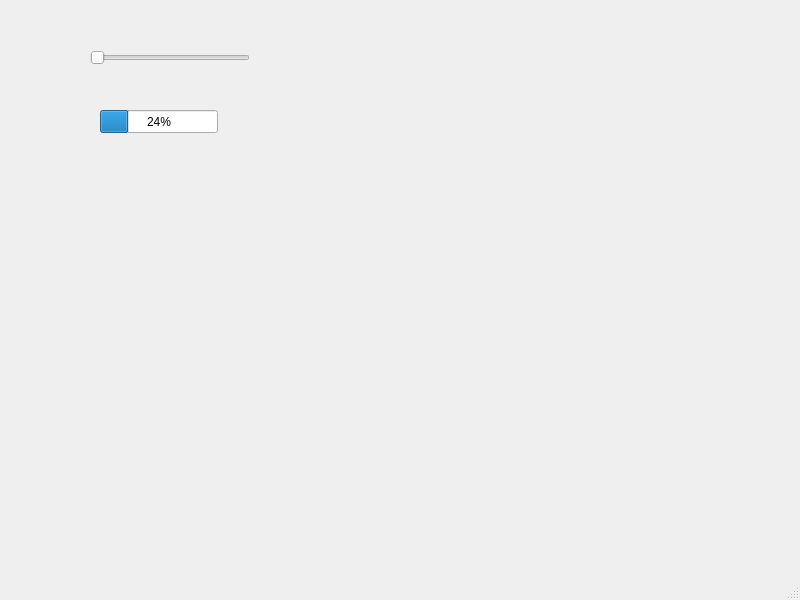
<?xml version="1.0" encoding="UTF-8"?>
<ui version="4.0">
 <class>MainWindow</class>
 <widget class="QMainWindow" name="MainWindow">
  <property name="geometry">
   <rect>
    <x>0</x>
    <y>0</y>
    <width>800</width>
    <height>600</height>
   </rect>
  </property>
  <property name="windowTitle">
   <string>MainWindow</string>
  </property>
  <widget class="QWidget" name="centralwidget">
   <widget class="QSlider" name="horizontalSlider">
    <property name="geometry">
     <rect>
      <x>90</x>
      <y>50</y>
      <width>160</width>
      <height>16</height>
     </rect>
    </property>
    <property name="orientation">
     <enum>Qt::Horizontal</enum>
    </property>
   </widget>
   <widget class="QProgressBar" name="progressBar">
    <property name="geometry">
     <rect>
      <x>100</x>
      <y>110</y>
      <width>118</width>
      <height>23</height>
     </rect>
    </property>
    <property name="value">
     <number>24</number>
    </property>
   </widget>
  </widget>
  <widget class="QMenuBar" name="menubar">
   <property name="geometry">
    <rect>
     <x>0</x>
     <y>0</y>
     <width>800</width>
     <height>25</height>
    </rect>
   </property>
  </widget>
  <widget class="QStatusBar" name="statusbar"/>
 </widget>
 <resources/>
 <connections>
  <connection>
   <sender>horizontalSlider</sender>
   <signal>valueChanged(int)</signal>
   <receiver>progressBar</receiver>
   <slot>setValue(int)</slot>
   <hints>
    <hint type="sourcelabel">
     <x>140</x>
     <y>80</y>
    </hint>
    <hint type="destinationlabel">
     <x>148</x>
     <y>152</y>
    </hint>
   </hints>
  </connection>
 </connections>
</ui>
